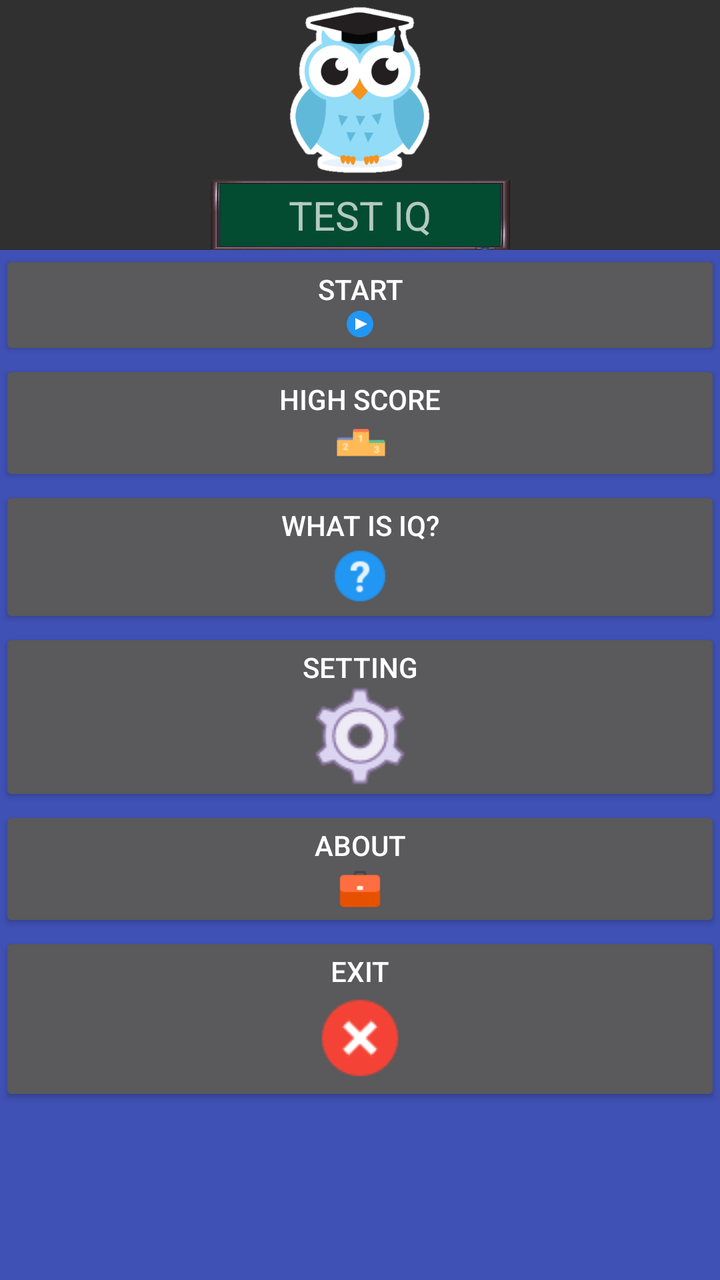
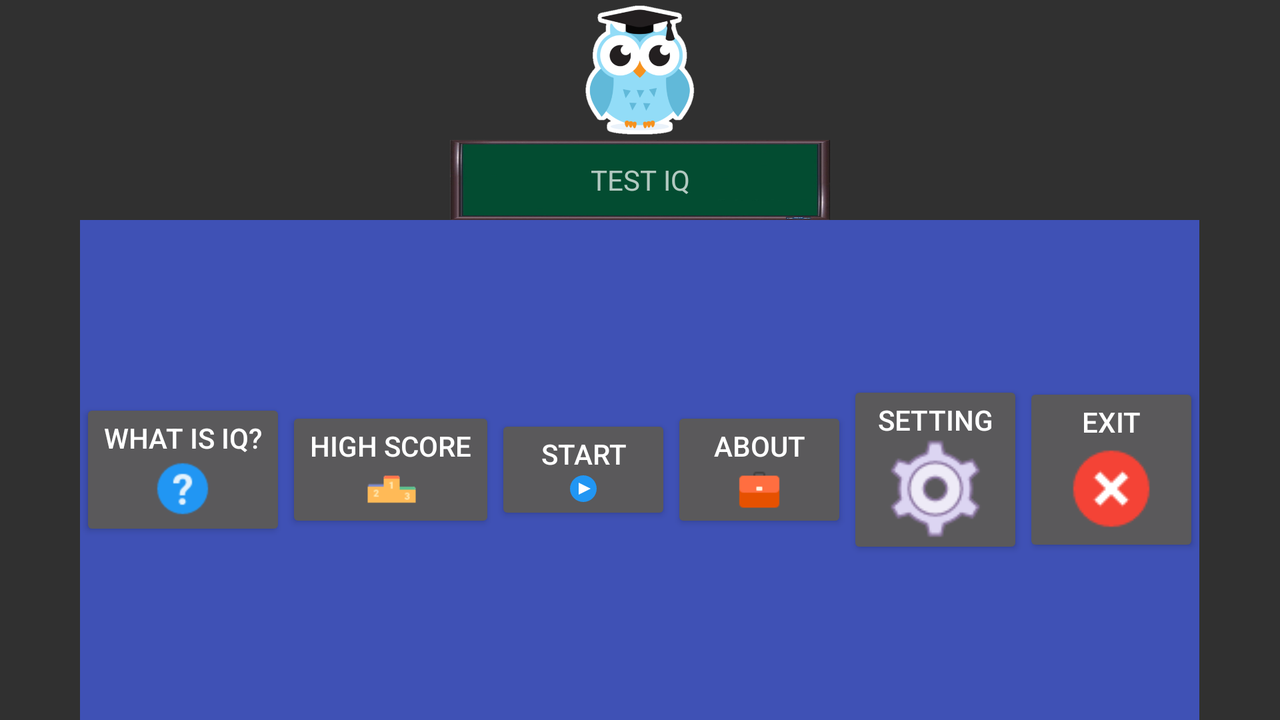

Two renders of one Android screen. The first uses the default layout on a phone; the second uses the alternative layout the repository ships for a different screen configuration, on a matching device. The two XML files are below.
<!-- AndroidManifest.xml: application theme AppTheme -->
<!-- res/layout/activity_main.xml -->
<?xml version="1.0" encoding="utf-8"?>
<RelativeLayout xmlns:android="http://schemas.android.com/apk/res/android"
    xmlns:app="http://schemas.android.com/apk/res-auto"
    xmlns:tools="http://schemas.android.com/tools"
    android:id="@+id/activity_test"
    android:layout_width="match_parent"
    android:background="@drawable/firewatch_home"
    android:layout_height="match_parent"
    android:paddingBottom="@dimen/activity_vertical_margin"
    android:paddingLeft="@dimen/activity_horizontal_margin"
    android:paddingRight="@dimen/activity_horizontal_margin"
    android:paddingTop="@dimen/activity_vertical_margin"
    tools:context="com.example.truccongle.projecttestiq.MainActivity"
    android:weightSum="1">

    <ImageView
        app:srcCompat="@drawable/logo_cu"
        android:id="@+id/logo_splash"
        android:layout_alignParentTop="true"
        android:layout_centerHorizontal="true"
        android:layout_width="90dp"
        android:layout_height="90dp" />

    <TextView
        android:text="@string/test_iq"
        android:background="@drawable/nen_bang"
        android:gravity="center"
        android:textSize="20dp"
        android:id="@+id/textView2"
        android:layout_width="150dp"
        android:layout_height="35dp"
        android:layout_below="@+id/logo_splash"
        android:layout_centerHorizontal="true" />

    <LinearLayout
        android:orientation="vertical"
        android:background="@color/colorPrimary"
        android:layout_width="match_parent"
        android:layout_height="match_parent"
        android:layout_below="@+id/textView2">

        <Button
            android:text="@string/start"
            android:drawableBottom="@drawable/start"
            android:layout_width="match_parent"
            android:layout_height="wrap_content"
            android:id="@+id/btnStart" />

        <Button
            android:text="@string/high_score"
            android:drawableBottom="@drawable/leaderboard"
            android:layout_width="match_parent"
            android:layout_height="wrap_content"
            android:id="@+id/btnHighScore" />

        <Button
            android:text="@string/info_iq"
            android:drawableBottom="@drawable/info"
            android:layout_width="match_parent"
            android:layout_height="wrap_content"
            android:id="@+id/btnInfo" />

        <Button
            android:text="@string/setting"
            android:drawableBottom="@drawable/settings"
            android:layout_width="match_parent"
            android:layout_height="wrap_content"
            android:id="@+id/btnSet" />

        <Button
            android:text="@string/about"
            android:layout_width="match_parent"
            android:drawableBottom="@drawable/about"
            android:layout_height="wrap_content"
            android:id="@+id/btnAbout" />
        <Button
            android:text="@string/exit"
            android:drawableBottom="@drawable/exit"
            android:layout_width="match_parent"
            android:layout_height="wrap_content"
            android:id="@+id/btnExit" />

    </LinearLayout>
</RelativeLayout>
<!-- resources referenced by this layout -->
<resources>
  <color name="colorPrimary">#3F51B5</color>
  <!-- drawable about: png bitmap (drawable-xhdpi, 354 bytes) -->
  <!-- drawable exit: png bitmap (drawable-mdpi, 505 bytes) -->
  <!-- drawable info: png bitmap (drawable-hdpi, 652 bytes) -->
  <!-- drawable leaderboard: png bitmap (drawable-xhdpi, 443 bytes) -->
  <!-- drawable logo_cu: png bitmap (drawable-xxxhdpi, 31138 bytes) -->
  <!-- drawable nen_bang: png bitmap (drawable-xxxhdpi, 101899 bytes) -->
  <!-- drawable settings: png bitmap (drawable-mdpi, 1397 bytes) -->
  <!-- drawable start: png bitmap (drawable-xxhdpi, 502 bytes) -->
  <string name="about">About</string>
  <string name="exit">Exit</string>
  <string name="high_score">High Score</string>
  <string name="info_iq">What is IQ?</string>
  <string name="setting">Setting</string>
  <string name="start">Start</string>
  <string name="test_iq">TEST IQ</string>
  <style name="AppTheme" parent="Theme.AppCompat.NoActionBar">
          
          <item name="colorPrimary">@color/colorPrimary</item>
          <item name="colorPrimaryDark">@color/colorPrimaryDark</item>
          <item name="colorAccent">@color/colorAccent</item>
          <item name="windowActionBar">false</item>
          <item name="windowNoTitle">true</item>
      </style>
  <color name="colorPrimaryDark">#303F9F</color>
  <color name="colorAccent">#FF4081</color>
</resources>
<!-- res/layout-land/activity_main.xml (the author's variant of the layout above) -->
<!-- drawn on the phone turned sideways -->
<?xml version="1.0" encoding="utf-8"?>
<RelativeLayout xmlns:android="http://schemas.android.com/apk/res/android"
    xmlns:app="http://schemas.android.com/apk/res-auto"
    xmlns:tools="http://schemas.android.com/tools"
    android:id="@+id/activity_test"
    android:layout_width="match_parent"
    android:background="@drawable/firewatch_home"
    android:layout_height="match_parent"
    android:paddingBottom="@dimen/activity_vertical_margin"
    android:paddingLeft="@dimen/activity_horizontal_margin"
    android:paddingRight="@dimen/activity_horizontal_margin"
    android:paddingTop="@dimen/activity_vertical_margin"
    tools:context="com.example.truccongle.projecttestiq.MainActivity"
    android:weightSum="1">

    <TextView
        android:text="@string/test_iq"
        android:background="@drawable/nen_bang"
        android:gravity="center"
        android:id="@+id/textView2"
        android:layout_width="190dp"
        android:layout_height="40dp"
        android:layout_below="@+id/logo_splash"
        android:layout_centerHorizontal="true" />

    <ImageView
        app:srcCompat="@drawable/logo_cu"
        android:id="@+id/logo_splash"
        android:layout_width="70dp"
        android:layout_height="70dp"
        android:layout_alignParentTop="true"
        android:layout_centerHorizontal="true" />

    <TableRow
        android:layout_width="wrap_content"
        android:background="@color/colorPrimary"
        android:layout_height="match_parent"
        android:gravity="center"
        android:layout_below="@+id/textView2"
        android:layout_centerHorizontal="true">

        <Button
            android:text="@string/info_iq"
            android:drawableBottom="@drawable/info"
            android:layout_width="wrap_content"
            android:layout_height="wrap_content"
            android:id="@+id/btnInfo" />

        <Button
            android:text="@string/high_score"
            android:drawableBottom="@drawable/leaderboard"
            android:layout_width="wrap_content"
            android:layout_height="wrap_content"
            android:id="@+id/btnHighScore" />

        <Button
            android:text="@string/start"
            android:drawableBottom="@drawable/start"
            android:layout_width="wrap_content"
            android:layout_height="wrap_content"
            android:id="@+id/btnStart" />

        <Button
            android:text="@string/about"
            android:drawableBottom="@drawable/about"
            android:layout_width="wrap_content"
            android:layout_height="wrap_content"
            android:id="@+id/btnAbout" />

        <Button
            android:text="@string/setting"
            android:drawableBottom="@drawable/settings"
            android:layout_width="wrap_content"
            android:layout_height="wrap_content"
            android:id="@+id/btnSet" />

        <Button
            android:text="@string/exit"
            android:drawableBottom="@drawable/exit"
            android:layout_width="wrap_content"
            android:layout_height="wrap_content"
            android:id="@+id/btnExit" />

    </TableRow>

</RelativeLayout>
